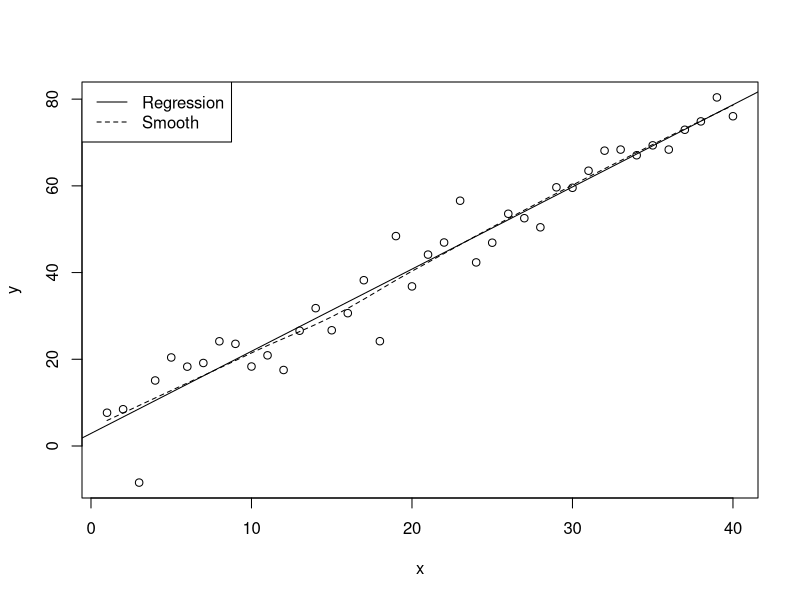
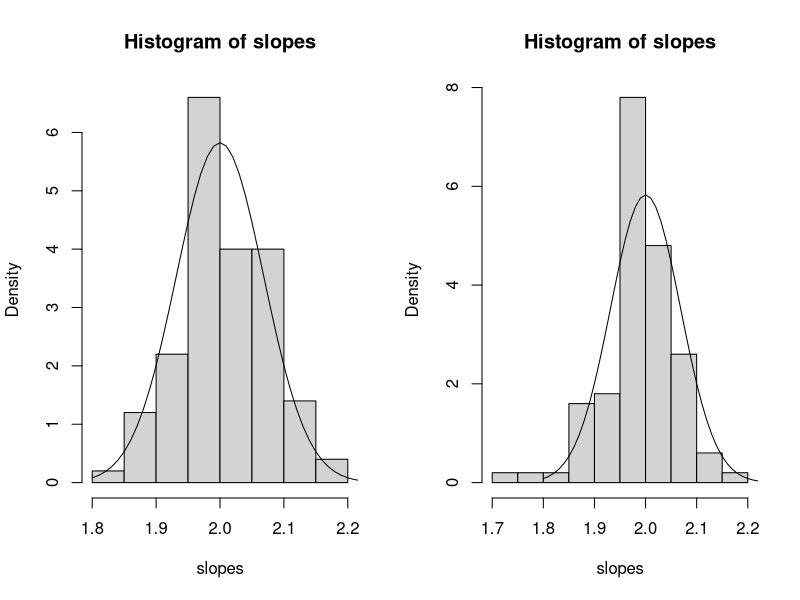

Recreate these plots in R, in order.
## simple linear regression
x <- seq(1,40,1)
y <- 2*x+1+5*rnorm(length(x))
reg <- lm(y~x)
summary(reg)
plot(x,y)
abline(reg)

## nonparametric regression
fit <- loess(y~x)
lines(predict(fit),lty=2)
txt <- c("Regression","Smooth")
legend("topleft",txt,lty=1:2)

## a) write a sequence of R commands which randomly generates 100
## times a vector of y-values according to the above model with the
## given x-values and genereates a vector of slopes of the regression lines.
slopes = numeric(100)

for (i in 1:100)
{
  x <- seq(1,40,1)
  y <- 2*x+1+5*rnorm(length(x))
  reg <- lm(y~x)
  slopes[i] <- reg$coefficients[2]
}

## draw a histogram of the 100 estimated slopes and add the normal density of the theoretically true distribution of the slopes to the histogram.
par(mfrow=c(1,2))
hist(slopes,freq=FALSE)
X <- cbind(rep(1,40),x)
standarddeviation <- sqrt(5^2*solve(t(X) %*% X)[2,2])
lines(seq(1.8,2.3,by=0.01),dnorm(seq(1.8,2.3,by=0.01),mean = 2,sd= standarddeviation))

## c)
mean(slopes)
sd(slopes)

## d)
slopes = numeric(100)

for (i in 1:100)
{
  x <- seq(1,40,1)
  y <- 2*x+1+5*(1-rchisq(length(x),df=1))/sqrt(2)
  reg <- lm(y~x)
  slopes[i] <- reg$coefficients[2]
}
## repetition of part b but now for the skewed distribution
hist(slopes,freq=FALSE)
X <- cbind(rep(1,40),x)
standarddeviation <- sqrt(5^2*solve(t(X) %*% X)[2,2])
lines(seq(1.8,2.3,by=0.01),dnorm(seq(1.8,2.3,by=0.01),mean = 2,sd= standarddeviation))
